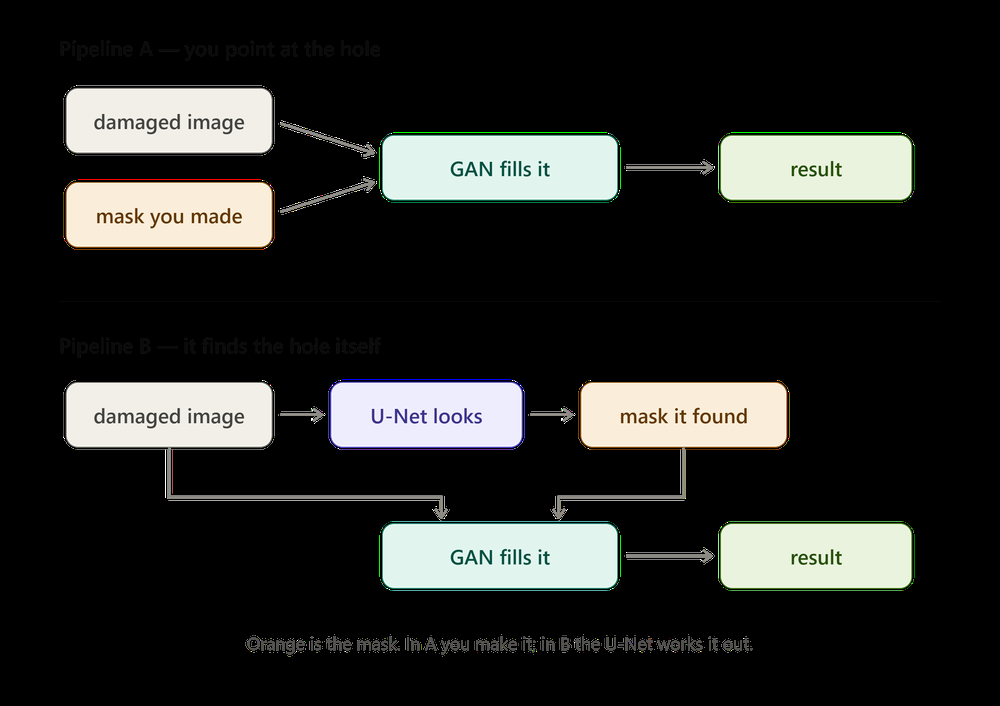
#> input picture two_inpainting_pipelines_compared.png, 1000 x 706 px, shrunk from 2720 x 1920 before the run; its folder holds only this picture in this run
$ python var_detect.py --image two_inpainting_pipelines_compared.png --images .
#> lines starting #> are read from the running program, lines starting #| are printed output that depends on the picture; after the words box and inside, x2 and y2 are one past the last pixel; in counts of white or black regions, pixels touching at a corner belong together
"""Classical damage detector: find regions with no texture.

Painted damage is perfectly uniform; real microstructure always carries
speckle noise. So local standard deviation alone separates them -- no
training, no weights, no GPU.

Single image (writes a mask infer.py-style):
  python var_detect.py --image data/test/x_damaged.png --out_dir outputs/var/x

Whole folder, scored against ground truth:
  python var_detect.py --images data/unet_vtest_images ^
                       --true   data/unet_vtest_masks ^
                       --out_root outputs/var_vtest
"""
import argparse
from pathlib import Path

import numpy as np
import cv2


def detect(img, win=5, thr=3.0, min_area=40):
    """White where the image is locally flat, i.e. painted over."""
    im = img.astype(np.float32)
    mu = cv2.blur(im, (win, win))
    var = np.maximum(cv2.blur(im * im, (win, win)) - mu * mu, 0.0)
    m = (np.sqrt(var) < thr).astype(np.uint8)

    # close pinholes, then drop specks too small to be real damage
    m = cv2.morphologyEx(m, cv2.MORPH_CLOSE, np.ones((3, 3), np.uint8))
    n, lab, stats, _ = cv2.connectedComponentsWithStats(m, 8)
    out = np.zeros_like(m)
    for i in range(1, n):
        if stats[i, cv2.CC_STAT_AREA] >= min_area:
            out[lab == i] = 255
    return out


def dice(a, b):
    a, b = a > 127, b > 127
    return 2 * (a & b).sum() / (a.sum() + b.sum() + 1e-9)


def main():
    ap = argparse.ArgumentParser()
    ap.add_argument("--image", help="single damaged image")
    ap.add_argument("--out_dir", help="where to write mask.png for --image")
    ap.add_argument("--images", help="folder of damaged images")
    ap.add_argument("--true", help="folder of ground-truth masks (optional)")
    ap.add_argument("--out_root", help="write one sub-folder per image, like infer.py")
    ap.add_argument("--win", type=int, default=5)
    ap.add_argument("--thr", type=float, default=3.0)
    ap.add_argument("--min_area", type=int, default=40)
    args = ap.parse_args()

    if args.image:
        img = cv2.imread(args.image, cv2.IMREAD_GRAYSCALE)
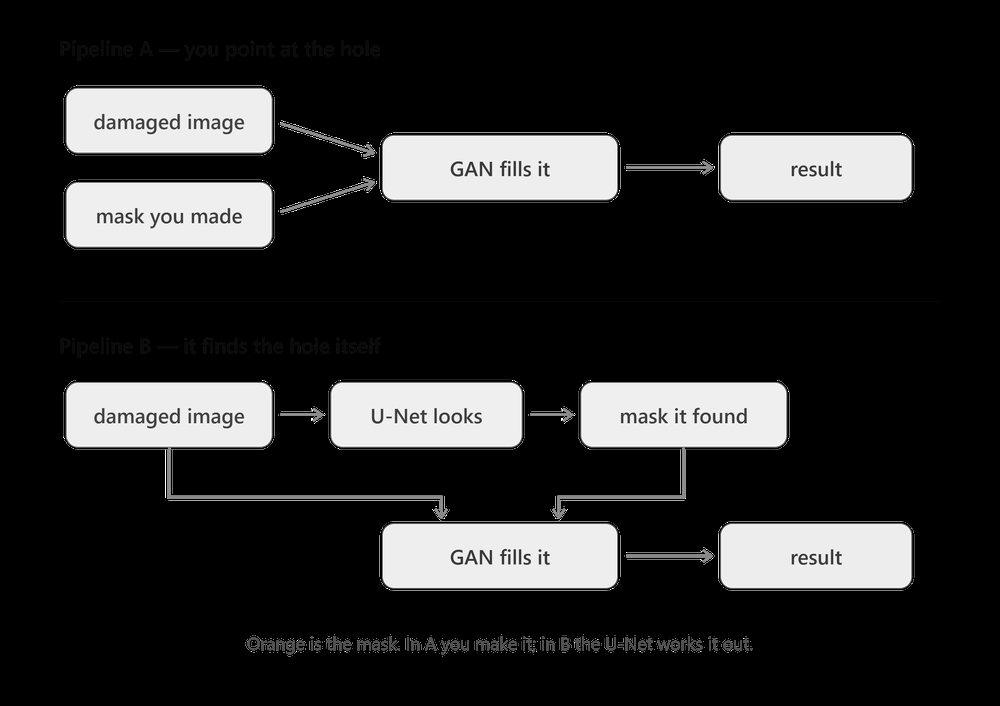
#> img: shape (706, 1000); min 0, max 255, mean 41.5
        if img is None:
            raise SystemExit(f"could not read {args.image}")
        m = detect(img, args.win, args.thr, args.min_area)
#> in detect, `mu = cv2.blur(im, (win, win))`:
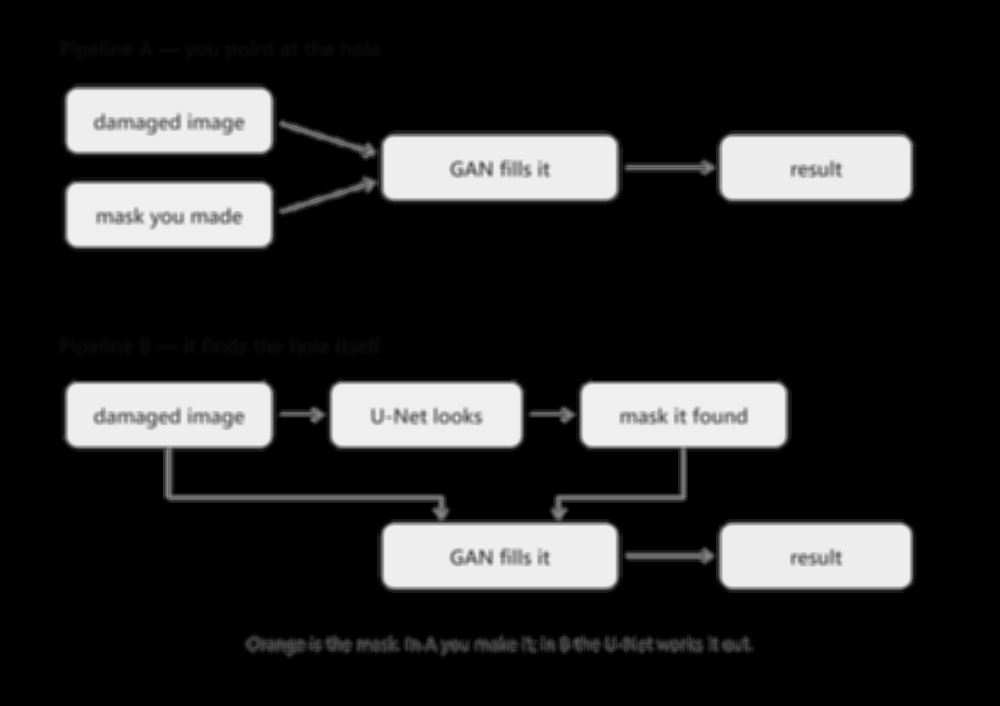
#> mu: shape (706, 1000) float32; min 0, max 241.3, mean 41.5
#> in detect, `var = np.maximum(cv2.blur(im * im, (win, win)) - mu * mu, 0.0)`:
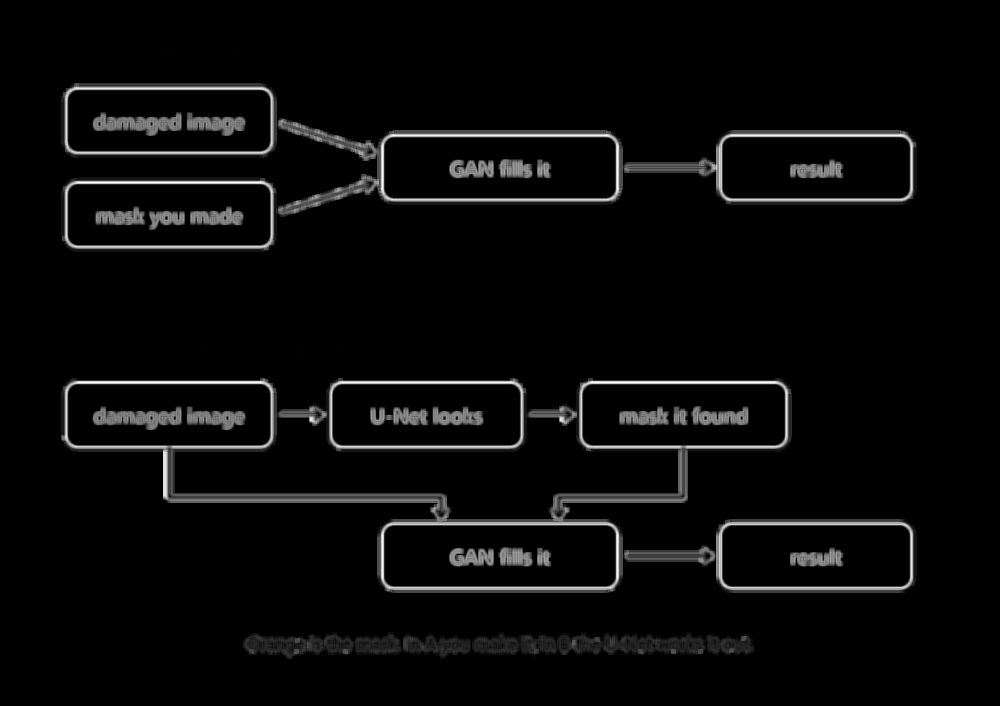
#> var: shape (706, 1000) float32; min 0, max 11730.6, mean 435.1; drawn with min black and max white
#> in detect, `m = (np.sqrt(var) < thr).astype(np.uint8)`:
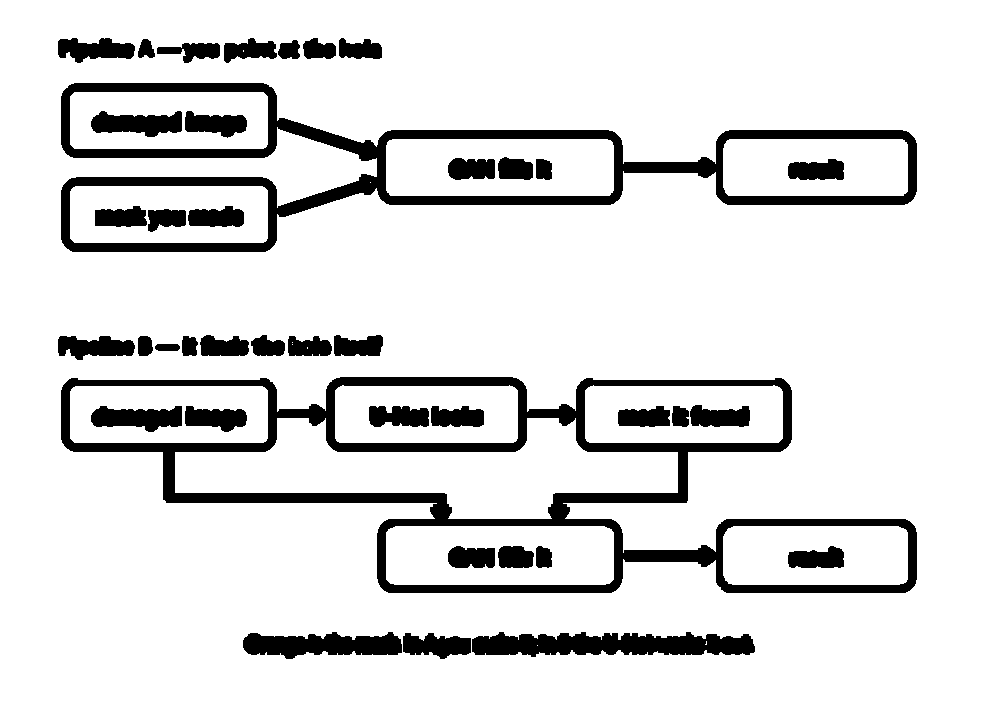
#> m: shape (706, 1000); values 0 (black) and 1 (white), 87.4% white; 40 black regions, largest, box (x1, y1, x2, y2) and area: (61, 377, 917, 593) 29300, (61, 83, 917, 252) 22887, (472, 632, 755, 657) 5236
#> in detect, `n, lab, stats, _ = cv2.connectedComponentsWithStats(m, 8)`:
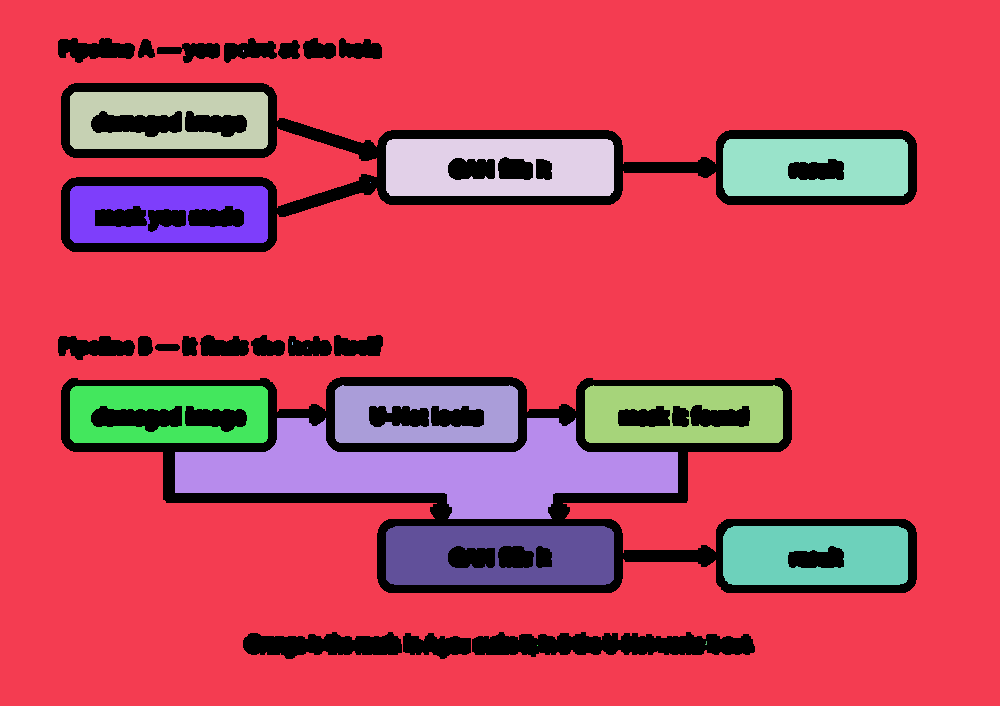
#> lab: shape (706, 1000) int32; 18 distinct labels, from 0 to 17; one colour per label, 0 black
#> in detect, `n, lab, stats, _ = cv2.connectedComponentsWithStats(m, 8)`: n = 18; stats = 18 rows, first 6: [58, 38, 859, 621, 88927], [0, 0, 1000, 706, 505238], [243, 50, 1, 2, 2], [70, 92, 198, 57, 8516], [386, 139, 228, 57, 11081], [723, 139, 185, 57, 9513]
#> after the loop in detect, `for i in range(1, n):`: out: shape (706, 1000); 87.4% white; 40 black regions, largest, box (x1, y1, x2, y2) and area: (61, 377, 917, 593) 29300, (61, 83, 917, 252) 22888, (472, 632, 755, 657) 5242
        out = Path(args.out_dir or ".")
        out.mkdir(parents=True, exist_ok=True)
        cv2.imwrite(str(out / "mask.png"), m)
        print(f"wrote {out/'mask.png'}   marked {100*(m>127).mean():.2f}% of the image")
#| wrote mask.png   marked 87.40% of the image
        return

    if not args.images:
        raise SystemExit("give either --image or --images")

    scores = []
    for p in sorted(Path(args.images).glob("*.png")):
        img = cv2.imread(str(p), cv2.IMREAD_GRAYSCALE)
        m = detect(img, args.win, args.thr, args.min_area)
        if args.out_root:
            d = Path(args.out_root) / p.stem
            d.mkdir(parents=True, exist_ok=True)
            cv2.imwrite(str(d / "mask.png"), m)
        if args.true:
            gt = cv2.imread(str(Path(args.true) / p.name), cv2.IMREAD_GRAYSCALE)
            if gt is not None:
                scores.append(dice(m, gt))

    print(f"{len(list(Path(args.images).glob('*.png')))} images processed")
    if scores:
        s = np.array(scores)
        print(f"mean Dice {s.mean():.4f}   median {np.median(s):.4f}   "
              f"min {s.min():.3f}   below 0.5: {(s < 0.5).sum()}/{len(s)}")


if __name__ == "__main__":
    main()
